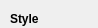
             <widget class="QWidget" name="page_10">
              <property name="geometry">
               <rect>
                <x>0</x>
                <y>0</y>
                <width>98</width>
                <height>28</height>
               </rect>
              </property>
              <attribute name="label">
               <string>CONFIGURE STYLE</string>
              </attribute>
              <widget class="QLabel" name="lindicador">
               <property name="geometry">
                <rect>
                 <x>190</x>
                 <y>40</y>
                 <width>250</width>
                 <height>200</height>
                </rect>
               </property>
               <property name="sizePolicy">
                <sizepolicy hsizetype="MinimumExpanding" vsizetype="MinimumExpanding">
                 <horstretch>0</horstretch>
                 <verstretch>0</verstretch>
                </sizepolicy>
               </property>
               <property name="minimumSize">
                <size>
                 <width>200</width>
                 <height>150</height>
                </size>
               </property>
               <property name="maximumSize">
                <size>
                 <width>250</width>
                 <height>200</height>
                </size>
               </property>
               <property name="text">
                <string/>
               </property>
               <property name="pixmap">
                <pixmap>images/indicador.png</pixmap>
               </property>
               <property name="scaledContents">
                <bool>true</bool>
               </property>
              </widget>
              <widget class="QgsColorButton" name="indMarkColor">
               <property name="geometry">
                <rect>
                 <x>239</x>
                 <y>220</y>
                 <width>91</width>
                 <height>27</height>
                </rect>
               </property>
              </widget>
              <widget class="QgsColorButton" name="indFinalColor">
               <property name="geometry">
                <rect>
                 <x>409</x>
                 <y>170</y>
                 <width>91</width>
                 <height>27</height>
                </rect>
               </property>
              </widget>
              <widget class="QgsColorButton" name="indLineColor">
               <property name="geometry">
                <rect>
                 <x>410</x>
                 <y>140</y>
                 <width>91</width>
                 <height>27</height>
                </rect>
               </property>
              </widget>
              <widget class="QgsColorButton" name="indBaseColor">
               <property name="geometry">
                <rect>
                 <x>330</x>
                 <y>20</y>
                 <width>81</width>
                 <height>27</height>
                </rect>
               </property>
              </widget>
              <widget class="QgsColorButton" name="indTitleColor">
               <property name="geometry">
                <rect>
                 <x>230</x>
                 <y>10</y>
                 <width>71</width>
                 <height>27</height>
                </rect>
               </property>
              </widget>
              <widget class="QgsColorButton" name="indBarColor">
               <property name="geometry">
                <rect>
                 <x>140</x>
                 <y>110</y>
                 <width>71</width>
                 <height>27</height>
                </rect>
               </property>
              </widget>
              <widget class="QWidget" name="layoutWidget">
               <property name="geometry">
                <rect>
                 <x>10</x>
                 <y>10</y>
                 <width>125</width>
                 <height>251</height>
                </rect>
               </property>
               <layout class="QVBoxLayout" name="verticalLayout">
                <item>
                 <widget class="QLabel" name="label_50">
                  <property name="font">
                   <font>
                    <weight>75</weight>
                    <bold>true</bold>
                   </font>
                  </property>
                  <property name="text">
                   <string>Style</string>
                  </property>
                 </widget>
                </item>
                <item>
                 <widget class="QComboBox" name="cbIndEstilo"/>
                </item>
                <item>
                 <widget class="QLabel" name="label_15">
                  <property name="text">
                   <string>Title Size</string>
                  </property>
                 </widget>
                </item>
                <item>
                 <widget class="QSpinBox" name="indTitleSize">
                  <property name="maximum">
                   <number>40</number>
                  </property>
                  <property name="value">
                   <number>10</number>
                  </property>
                 </widget>
                </item>
                <item>
                 <widget class="QLabel" name="label_53">
                  <property name="text">
                   <string>Labels size</string>
                  </property>
                 </widget>
                </item>
                <item>
                 <widget class="QSpinBox" name="indLabelSize">
                  <property name="maximum">
                   <number>40</number>
                  </property>
                  <property name="value">
                   <number>10</number>
                  </property>
                 </widget>
                </item>
                <item>
                 <widget class="QLabel" name="label_51">
                  <property name="text">
                   <string>Background</string>
                  </property>
                 </widget>
                </item>
                <item>
                 <widget class="QgsColorButton" name="indBackColor"/>
                </item>
                <item>
                 <widget class="QLabel" name="label_52">
                  <property name="text">
                   <string>Threshold</string>
                  </property>
                 </widget>
                </item>
                <item>
                 <widget class="QComboBox" name="cbIndThreshold">
                  <item>
                   <property name="text">
                    <string>Value difference</string>
                   </property>
                  </item>
                  <item>
                   <property name="text">
                    <string>Percentage</string>
                   </property>
                  </item>
                 </widget>
                </item>
               </layout>
              </widget>
              <widget class="QgsColorButton" name="indColorValue">
               <property name="geometry">
                <rect>
                 <x>370</x>
                 <y>210</y>
                 <width>81</width>
                 <height>27</height>
                </rect>
               </property>
              </widget>
             </widget>
